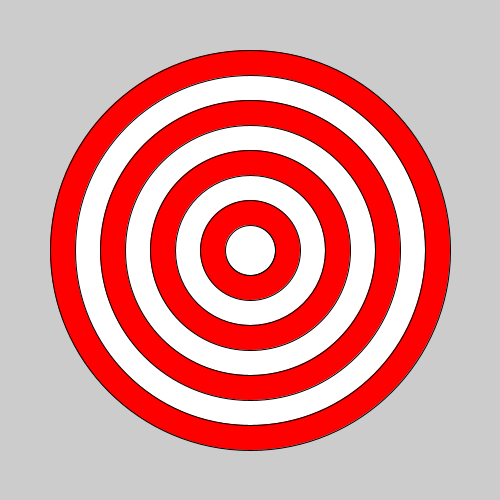
Frame 1 (no input)
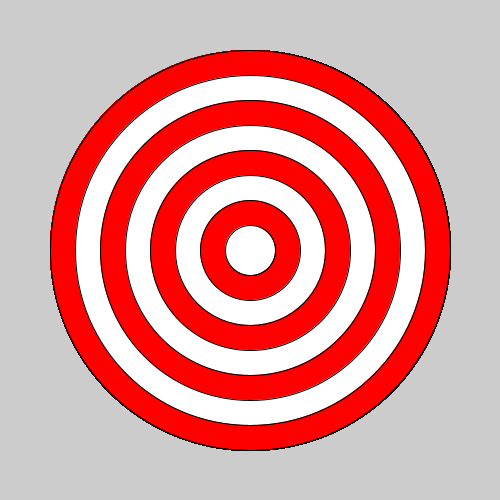
Frame 60 (the mouse pressed at the canvas centre just before this capture)
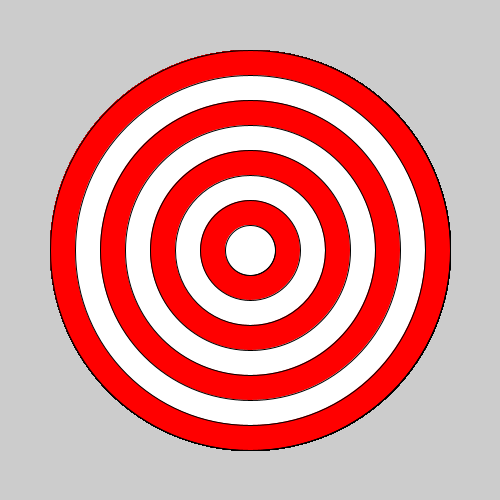
Frame 120 (the mouse held since frame 60 and released just before this capture)

The Processing sketch that drew these frames (run headless with seeded random() and noise(); from frame 60 on, the mouse is pressed at the canvas centre):

// Processing sketch: bullseye
// ── bullseye.pde

void setup() {
 
  // set the size of your sketch
  size(500,500);
}

void draw() {
  
  //Starting with the largest ellipse, use a for loop to draw a bullseye with ellipses.
  for (int i=0 ; i<10; i++) {
    if (i % 2 == 0){
       fill (255,0,0);
    } else {
        fill (255,255,255);
    }
    ellipse (250,250,400-i*50,400-i*50);
   }
  //Use an if statement and remainder to alternate the color of your rings.
  
  
}
